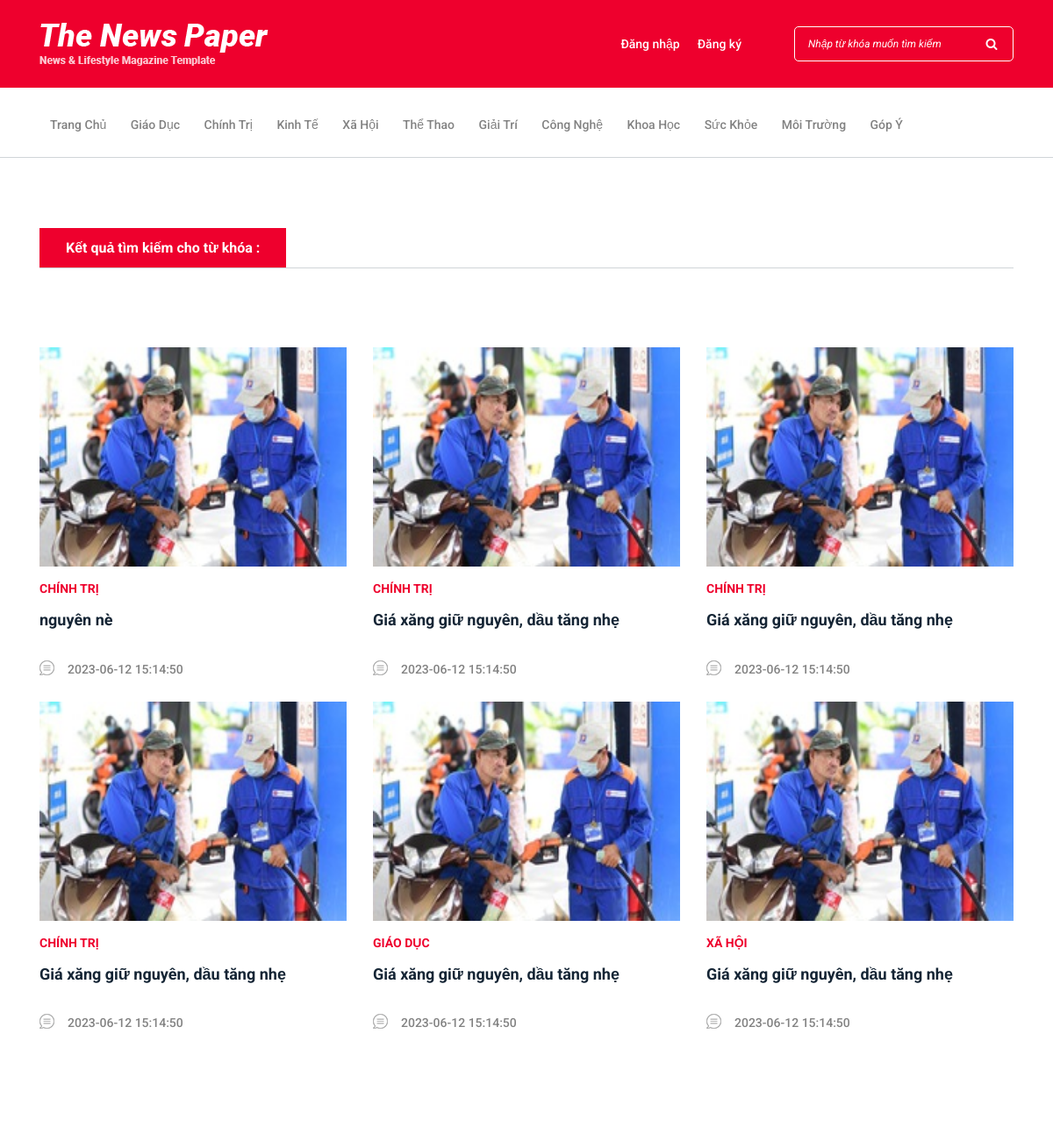
Before: /user/timkiem.php (upper part) with the older database file.
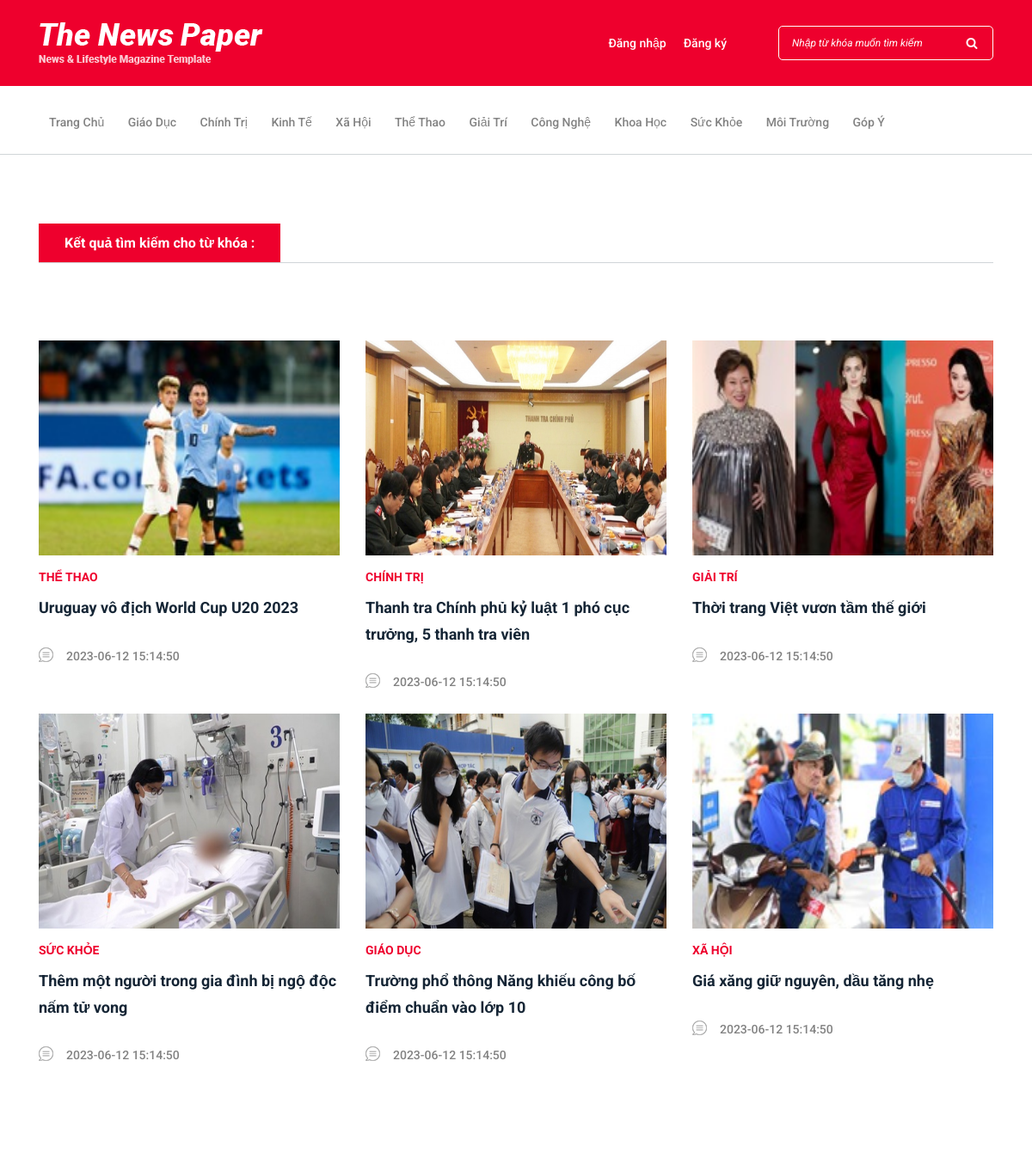
After: the same page with the newer database file.
### tables this page shows
CREATE TABLE `tintuc` (
  `id` int(11) NOT NULL,
  `chude_id` int(11) DEFAULT NULL,
  `tieude` varchar(255) NOT NULL,
  `anh` varchar(500) NOT NULL,
  `noidung` text DEFAULT NULL,
  `ngay` datetime NOT NULL DEFAULT current_timestamp(),
  `nguoidung_id` int(11) NOT NULL
);

CREATE TABLE `chude` (
  `id` int(11) NOT NULL,
  `ten` varchar(255) NOT NULL
);

### user/timkiem.php (the view, shortened to what this page needs)
<!DOCTYPE html>
<html lang="en">
  <head>
  <?php include('inc/head.php')?>
  </head>
  <body>
    <?php include('inc/header.php')?>
    <?php
$key = $_POST["keyword"];
$sql = "SELECT a.*, b.ten
        FROM tintuc as a, chude as b
        WHERE a.chude_id = b.id
        AND a.tieude LIKE '%".$key."%'
        ORDER BY a.id DESC
    ";
$query = mysqli_query($connect, $sql);
?>
    <div class="popular-news-area section-padding-80-50">
      <div class="container">
        <div class="row">
          <div class="col-12 col-lg-12">
            <div class="section-heading">
              <h6>Kết quả tìm kiếm cho từ khóa : <?php echo $key ?></h6>
            </div>
            <div class="row">
                        <?php
                            while ($bd = mysqli_fetch_array($query, MYSQLI_ASSOC)) {
                            ?>
                        <div class="col-12 col-md-4">
                            <div class="single-blog-post style-3">
                                <div class="post-thumb">
                                    <a href="chitiet.php?id=<?php echo $bd['id'] ?>"><img style="width: 100%;height: 250px;" src="../admin/image/<?php echo $bd['anh'] ?>" alt=""></a>
                                </div>
                                <div class="post-data">
                                    <a href="chude.php?id=<?php echo $bd['chude_id'] ?>" class="post-catagory"><?php echo $bd['ten'] ?></a>
                                    <a href="chitiet.php?id=<?php echo $bd['id'] ?>" class="post-title">
                                        <h6><?php echo $bd['tieude'] ?></h6>
                                    </a>
                                    <div class="post-meta d-flex align-items-center">
                                        <a href="#" class="post-comment"><img style="margin-left : -20px !important" src="img/core-img/chat.png" alt=""> <span><?php echo $bd['ngay'] ?></span></a>
                                    </div>
                                </div>
                            </div>
                        </div>
                        <?php } ?>
                    </div>
          </div>
        </div>
      </div>
    </div>
    <?php include('inc/footer.php')?>
  </body>
</html>

Changed rows visible on the page:
changed tintuc: anh: a different picture; chude.ten "CHÍNH TRỊ" → "THỂ THAO"; tieude "nguyên nè" → "Uruguay vô địch World Cup U20 2023"
changed tintuc "CHÍNH TRỊ": anh: a different picture; tieude "Giá xăng giữ nguyên, dầu tăng nhẹ" → "Thanh tra Chính phủ kỷ luật 1 phó cục trưởng, 5 thanh tra viên"
changed tintuc: anh: a different picture; chude.ten "CHÍNH TRỊ" → "GIẢI TRÍ"; tieude "Giá xăng giữ nguyên, dầu tăng nhẹ" → "Thời trang Việt vươn tầm thế giới"
changed tintuc: anh: a different picture; chude.ten "CHÍNH TRỊ" → "SỨC KHỎE"; tieude "Giá xăng giữ nguyên, dầu tăng nhẹ" → "Thêm một người trong gia đình bị ngộ độc nấm tử vong"
changed tintuc "GIÁO DỤC": anh: a different picture; tieude "Giá xăng giữ nguyên, dầu tăng nhẹ" → "Trường phổ thông Năng khiếu công bố điểm chuẩn vào lớp 10"
